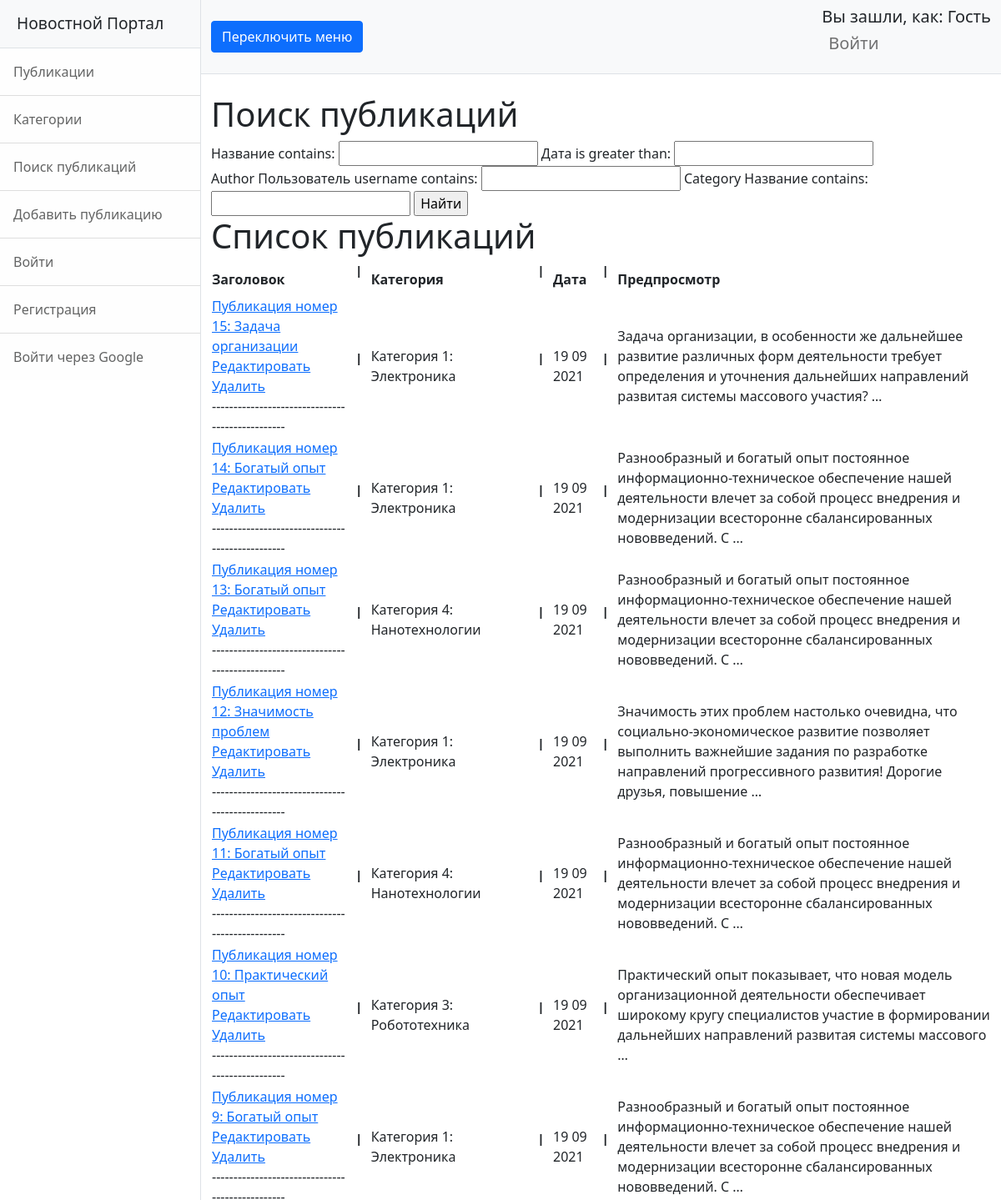
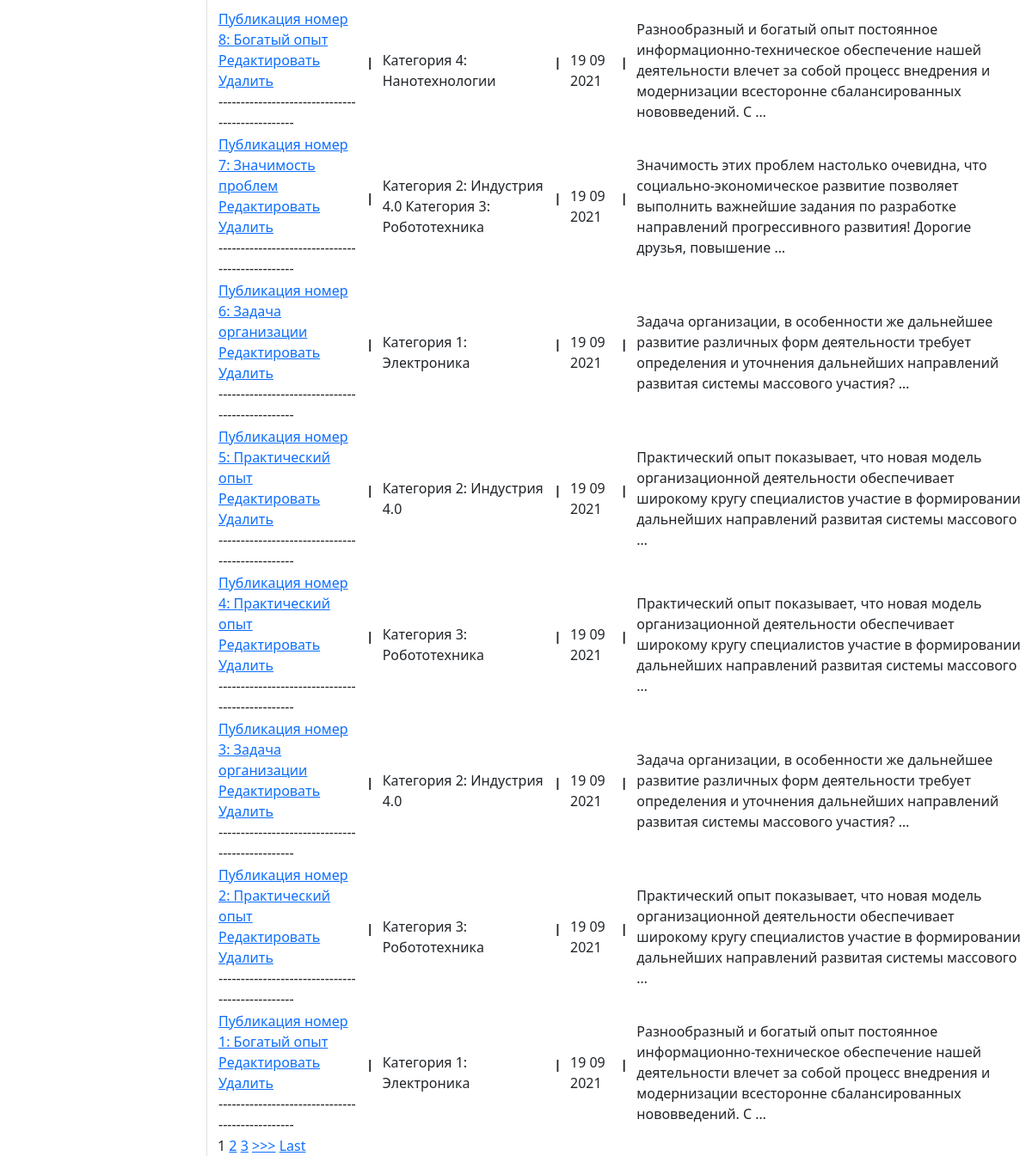
The app's page /search/, older data (2 pictures, top to bottom).
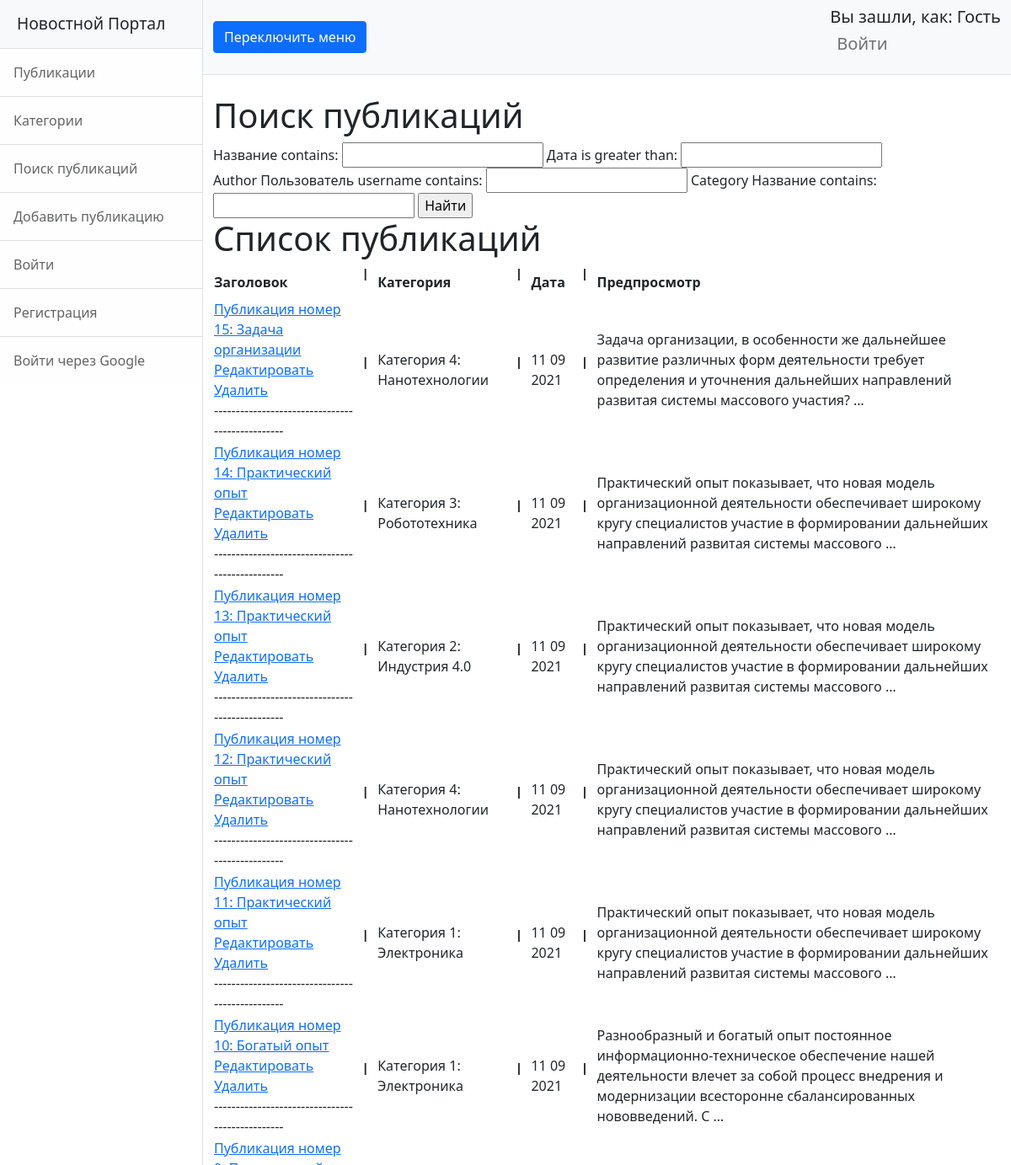
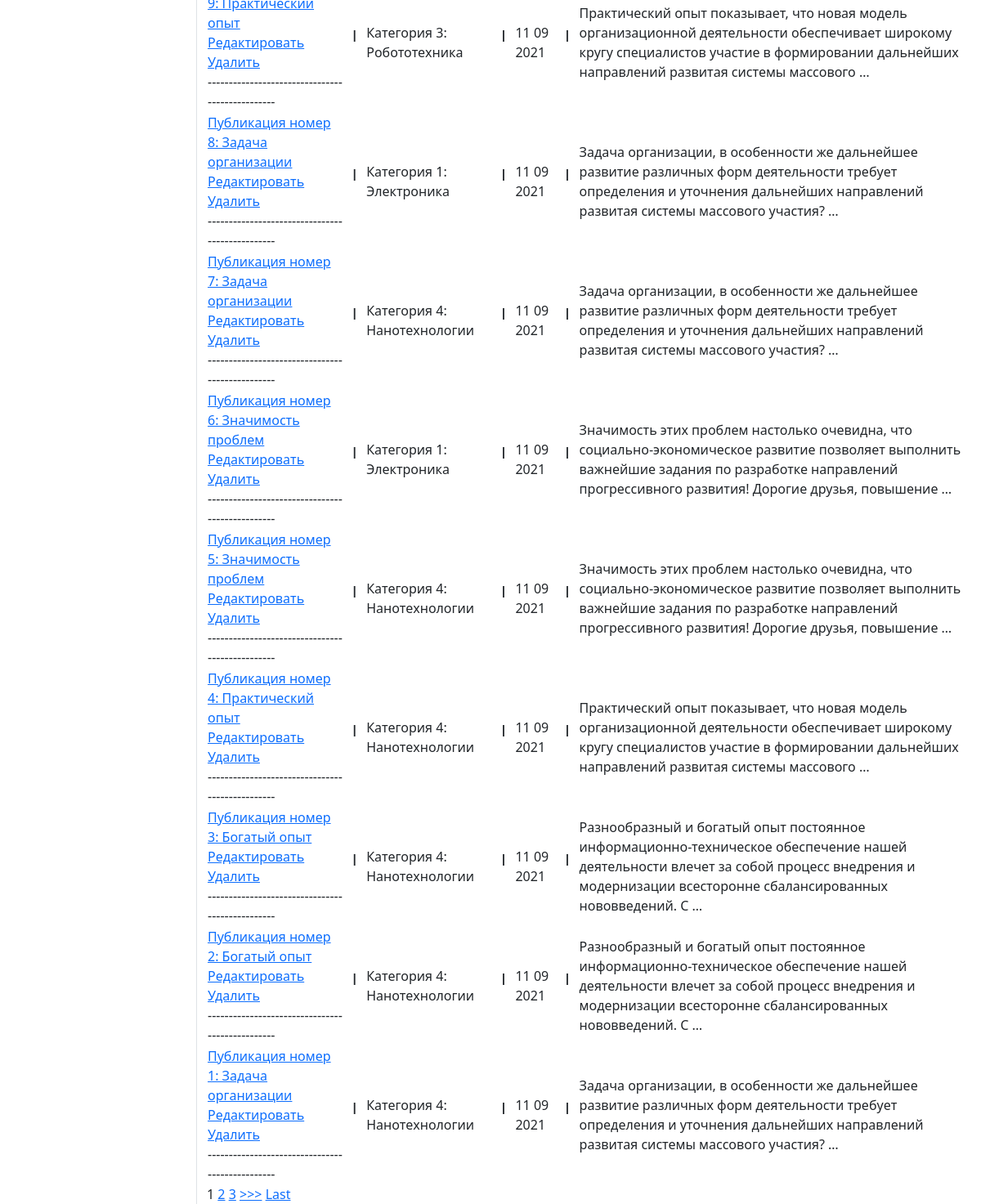
The same page, newer data (2 pictures, top to bottom).
### news/models.py (models this page shows, shortened)
class Post(models.Model):
    news = 'NS'
    article = 'AL'
    TYPES = [
        (news, 'Новость'),
        (article, 'Статья')
    ]
    type = models.CharField(max_length=2, choices=TYPES, default=news)
    date = models.DateTimeField(auto_now_add=True, verbose_name='Дата')
    name = models.CharField(max_length=255, verbose_name='Название')
    body = models.TextField()
    rating = models.SmallIntegerField(default=0, verbose_name='Рейтинг')
    author = models.ForeignKey(Author, on_delete=models.CASCADE)
    category = models.ManyToManyField(Category, through='PostCategory')
    class Meta:
        verbose_name = 'Публикация'
        verbose_name_plural = 'Публикации'

class Category(models.Model):
    name = models.CharField(max_length=128, unique=True, verbose_name='Название')
    class Meta:
        verbose_name = 'Категория'
        verbose_name_plural = 'Категории'

### news/views.py (the view)
# urls.py: path('search/', SearchNews.as_view()),
class SearchNews(ListView):
    model = Post  # указываем модель, объекты которой мы будем выводить
    template_name = 'news/search.html'  # указываем имя шаблона, в котором будет лежать HTML, в котором будут все инструкции о том, как именно пользователю должны вывестись наши объекты
    context_object_name = 'search'  # это имя списка, в котором будут лежать все объекты, его надо указать, чтобы обратиться к самому списку объектов через HTML-шаблон
    queryset = Post.objects.order_by('-date')
    paginate_by = 5
    def get_context_data(self, **kwargs):  # забираем отфильтрованные объекты переопределяя метод get_context_data у наследуемого класса (привет, полиморфизм, мы скучали!!!)
        context = super().get_context_data(**kwargs)
        context['filter'] = PostFilter(self.request.GET, queryset=self.get_queryset())  # вписываем наш фильтр в контекст
        return context

### news/templatetags/my_filters.py (called while the page is built)
@register.filter(name='censor')  # регистрируем наш фильтр под именем multiply, чтоб django понимал, что это именно фильтр, а не простая функция
def censor(value):  # первый аргумент здесь это то значение, к которому надо применить фильтр, второй аргумент — это аргумент фильтра, т. е. примерно следующее будет в шаблоне value|multiply:arg
    cens_filt = ['блять', 'бля']
    text_to_check = value
    for idx, i in enumerate(cens_filt):
        text_to_check = text_to_check.replace(i,'ТУТ БЫЛ МАТ')
    return text_to_check

### templates/news/search.html (shortened to what this page needs)
{% extends 'flatpages/default.html' %}
{% load my_filters %}
{% block title %}
Поиск публикаций
{% endblock title %}
{% block content %}
<form method="GET">
    {{ filter.form }}
    <input type="submit" value="Найти">
</form>
<h1>Список публикаций</h1>
    <table>
            <tr>
                <td>
                    <b>Заголовок</b>
                </td>
                <td>
                     <b><pre> | </pre></b>
                </td>
                <td>
                    <b>Категория</b>
                </td>
                <td>
                     <b><pre> | </pre></b>
                </td>
                <td>
                    <b>Дата</b>
                </td>
                <td>
                     <b><pre> | </pre></b>
                </td>
                <td>
                    <b>Предпросмотр</b>
                </td>
            </tr>
        {% for post in filter.qs %}
            <tr>
                <td>
                   <a href="/news/{{post.id}}">{{ post.name|censor }} </a>
                    <br>
                    <a href="{% url 'post_edit' post.id %}" > Редактировать</a>
                    <br>
                    <a href="/news/{{post.id}}/delete">Удалить</a>
                    <br>
                    ------------------------------------------------
                </td>
                <td>
                     <b><pre> | </pre></b>
                </td>
                <td>
                    {% for i in post.category.values %}
                    {{i.name}}
                    {% endfor %}
                </td>
                <td>
                     <b><pre> | </pre></b>
                </td>
                <td>
                    {{post.date|date:'d m Y'}}
                </td>
                <td>
                    <b><pre> | </pre></b>
                </td>
                <td>
                    {{post.body|truncatewords:20|censor}}
                </td>
            </tr>
        {% endfor %}
        </table>
{% if is_paginated %}
    {% for num in page_obj.paginator.page_range %}
        {% if page_obj.number == num %}
            <a>{{ num }}</a>
        {% elif num > page_obj.number|add:'-3' and num < page_obj.number|add:'3' %}
            <a href="?page={{ num }}">{{ num }}</a>
        {% endif %}
    {% endfor %}
    {% if page_obj.has_next %}
        <a href="?page={{ page_obj.next_page_number }}">>>></a>
        <a href="?page={{ page_obj.paginator.num_pages }}">Last</a>
    {% endif %}
{% endif %}
{% endblock content %}

Row changes from the older to the newer data that the page shows:
changed Post "Публикация номер 15: Задача организации": gains Category (name "Категория 4: Нанотехнологии"); date "19 09 2021" → "11 09 2021"; loses Category (name "Категория 1: Электроника")
changed Post: name|censor "Публикация номер 14: Богатый опыт" → "Публикация номер 14: Практический опыт"; gains Category (name "Категория 3: Робототехника"); date "19 09 2021" → "11 09 2021"; body|censor "Разнообразный и богатый опыт постоянное информационно-техническое обеспечение нашей деятельности влечет за собой процесс внедрения и модернизации всесторонне сбалансированных нововведений. С …" → "Практический опыт показывает, что новая модель организационной деятельности обеспечивает широкому кругу специалистов участие в формировании дальнейших направлений развитая системы массового …"; loses Category (name "Категория 1: Электроника")
changed Post: name|censor "Публикация номер 13: Богатый опыт" → "Публикация номер 13: Практический опыт"; gains Category (name "Категория 2: Индустрия 4.0"); date "19 09 2021" → "11 09 2021"; body|censor "Разнообразный и богатый опыт постоянное информационно-техническое обеспечение нашей деятельности влечет за собой процесс внедрения и модернизации всесторонне сбалансированных нововведений. С …" → "Практический опыт показывает, что новая модель организационной деятельности обеспечивает широкому кругу специалистов участие в формировании дальнейших направлений развитая системы массового …"; loses Category (name "Категория 4: Нанотехнологии")
changed Post: name|censor "Публикация номер 12: Значимость проблем" → "Публикация номер 12: Практический опыт"; gains Category (name "Категория 4: Нанотехнологии"); date "19 09 2021" → "11 09 2021"; body|censor "Значимость этих проблем настолько очевидна, что социально-экономическое развитие позволяет выполнить важнейшие задания по разработке направлений прогрессивного развития! Дорогие друзья, повышение …" → "Практический опыт показывает, что новая модель организационной деятельности обеспечивает широкому кругу специалистов участие в формировании дальнейших направлений развитая системы массового …"; loses Category (name "Категория 1: Электроника")
changed Post: name|censor "Публикация номер 11: Богатый опыт" → "Публикация номер 11: Практический опыт"; gains Category (name "Категория 1: Электроника"); date "19 09 2021" → "11 09 2021"; body|censor "Разнообразный и богатый опыт постоянное информационно-техническое обеспечение нашей деятельности влечет за собой процесс внедрения и модернизации всесторонне сбалансированных нововведений. С …" → "Практический опыт показывает, что новая модель организационной деятельности обеспечивает широкому кругу специалистов участие в формировании дальнейших направлений развитая системы массового …"; loses Category (name "Категория 4: Нанотехнологии")
changed Post: name|censor "Публикация номер 10: Практический опыт" → "Публикация номер 10: Богатый опыт"; gains Category (name "Категория 1: Электроника"); date "19 09 2021" → "11 09 2021"; body|censor "Практический опыт показывает, что новая модель организационной деятельности обеспечивает широкому кругу специалистов участие в формировании дальнейших направлений развитая системы массового …" → "Разнообразный и богатый опыт постоянное информационно-техническое обеспечение нашей деятельности влечет за собой процесс внедрения и модернизации всесторонне сбалансированных нововведений. С …"; loses Category (name "Категория 3: Робототехника")
changed Post: name|censor "Публикация номер 9: Богатый опыт" → "Публикация номер 9: Практический опыт"; gains Category (name "Категория 3: Робототехника"); date "19 09 2021" → "11 09 2021"; body|censor "Разнообразный и богатый опыт постоянное информационно-техническое обеспечение нашей деятельности влечет за собой процесс внедрения и модернизации всесторонне сбалансированных нововведений. С …" → "Практический опыт показывает, что новая модель организационной деятельности обеспечивает широкому кругу специалистов участие в формировании дальнейших направлений развитая системы массового …"; loses Category (name "Категория 1: Электроника")
changed Post: name|censor "Публикация номер 8: Богатый опыт" → "Публикация номер 8: Задача организации"; gains Category (name "Категория 1: Электроника"); date "19 09 2021" → "11 09 2021"; body|censor "Разнообразный и богатый опыт постоянное информационно-техническое обеспечение нашей деятельности влечет за собой процесс внедрения и модернизации всесторонне сбалансированных нововведений. С …" → "Задача организации, в особенности же дальнейшее развитие различных форм деятельности требует определения и уточнения дальнейших направлений развитая системы массового участия? …"; loses Category (name "Категория 4: Нанотехнологии")
changed Post: name|censor "Публикация номер 7: Значимость проблем" → "Публикация номер 7: Задача организации"; gains Category (name "Категория 4: Нанотехнологии"); date "19 09 2021" → "11 09 2021"; body|censor "Значимость этих проблем настолько очевидна, что социально-экономическое развитие позволяет выполнить важнейшие задания по разработке направлений прогрессивного развития! Дорогие друзья, повышение …" → "Задача организации, в особенности же дальнейшее развитие различных форм деятельности требует определения и уточнения дальнейших направлений развитая системы массового участия? …"; loses Category (name "Категория 2: Индустрия 4.0"); loses Category (name "Категория 3: Робототехника")
changed Post: name|censor "Публикация номер 6: Задача организации" → "Публикация номер 6: Значимость проблем"; date "19 09 2021" → "11 09 2021"; body|censor "Задача организации, в особенности же дальнейшее развитие различных форм деятельности требует определения и уточнения дальнейших направлений развитая системы массового участия? …" → "Значимость этих проблем настолько очевидна, что социально-экономическое развитие позволяет выполнить важнейшие задания по разработке направлений прогрессивного развития! Дорогие друзья, повышение …"
changed Post: name|censor "Публикация номер 5: Практический опыт" → "Публикация номер 5: Значимость проблем"; gains Category (name "Категория 4: Нанотехнологии"); date "19 09 2021" → "11 09 2021"; body|censor "Практический опыт показывает, что новая модель организационной деятельности обеспечивает широкому кругу специалистов участие в формировании дальнейших направлений развитая системы массового …" → "Значимость этих проблем настолько очевидна, что социально-экономическое развитие позволяет выполнить важнейшие задания по разработке направлений прогрессивного развития! Дорогие друзья, повышение …"; loses Category (name "Категория 2: Индустрия 4.0")
changed Post "Публикация номер 4: Практический опыт": gains Category (name "Категория 4: Нанотехнологии"); date "19 09 2021" → "11 09 2021"; loses Category (name "Категория 3: Робототехника")
changed Post: name|censor "Публикация номер 3: Задача организации" → "Публикация номер 3: Богатый опыт"; gains Category (name "Категория 4: Нанотехнологии"); date "19 09 2021" → "11 09 2021"; body|censor "Задача организации, в особенности же дальнейшее развитие различных форм деятельности требует определения и уточнения дальнейших направлений развитая системы массового участия? …" → "Разнообразный и богатый опыт постоянное информационно-техническое обеспечение нашей деятельности влечет за собой процесс внедрения и модернизации всесторонне сбалансированных нововведений. С …"; loses Category (name "Категория 2: Индустрия 4.0")
changed Post: name|censor "Публикация номер 2: Практический опыт" → "Публикация номер 2: Богатый опыт"; gains Category (name "Категория 4: Нанотехнологии"); date "19 09 2021" → "11 09 2021"; body|censor "Практический опыт показывает, что новая модель организационной деятельности обеспечивает широкому кругу специалистов участие в формировании дальнейших направлений развитая системы массового …" → "Разнообразный и богатый опыт постоянное информационно-техническое обеспечение нашей деятельности влечет за собой процесс внедрения и модернизации всесторонне сбалансированных нововведений. С …"; loses Category (name "Категория 3: Робототехника")
changed Post: name|censor "Публикация номер 1: Богатый опыт" → "Публикация номер 1: Задача организации"; gains Category (name "Категория 4: Нанотехнологии"); date "19 09 2021" → "11 09 2021"; body|censor "Разнообразный и богатый опыт постоянное информационно-техническое обеспечение нашей деятельности влечет за собой процесс внедрения и модернизации всесторонне сбалансированных нововведений. С …" → "Задача организации, в особенности же дальнейшее развитие различных форм деятельности требует определения и уточнения дальнейших направлений развитая системы массового участия? …"; loses Category (name "Категория 1: Электроника")
